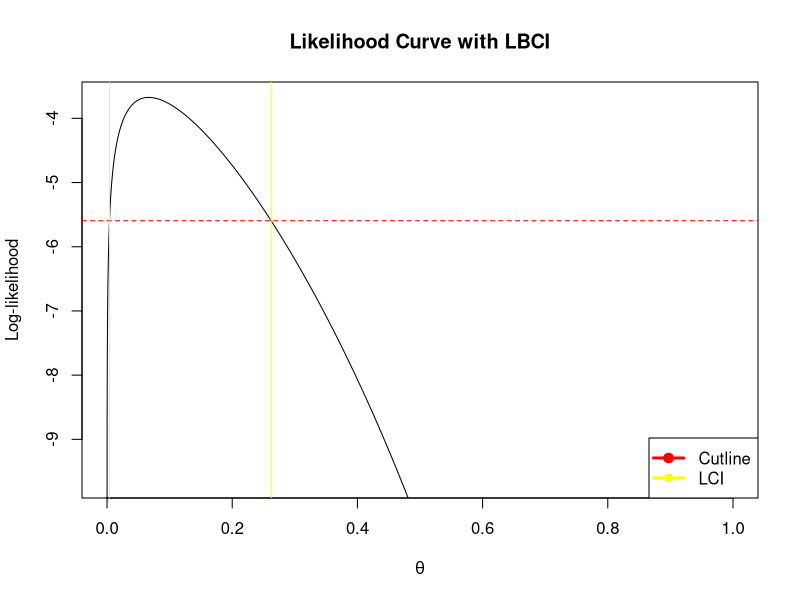

This figure's R source:
# Likelihood
binomLCI<-function(y, n, alf) {
  pihat <- y/n
  chisq <- qchisq(1 - alf, 1)
  num <- -y*log(y)-(n - y)*log(n - y) + n*log(n) + 0.5*chisq
  fn <- function(theta) y*log(theta) + (n - y)*log(1 -theta) + num
  solL <- uniroot(fn, c(0,pihat))$root
  solR <- uniroot(fn, c(pihat,1))$root
  sol <- cbind(solL, solR)
  sol
}
binomLCI(1, 15, 0.05)
#loglikelihood curve with confidence intervals 
y=1
n=15
thetahat<-y/n
chisq <- qchisq(1 -0.05, 1)
LLcurve<-function(theta){return(
  y*log(theta) + (n - y)*log(1 -theta)
)}
p<-seq(0,1,length=100000)
plot(p,LLcurve(p),xlab=expression(theta),ylab = "Log-likelihood",ylim=LLcurve(thetahat)+c(-6,0),type="l")
#curve(LL,from=0.0001,to=0.7,n=10000,xlab=expression(theta),ylab = "LL",ylim=LL(thetahat)+c(-6,0))
abline(h= LLcurve(thetahat)-0.5*chisq,lty="dashed",col='red')
abline(v=binomLCI(1, 15, 0.05),col="yellow",pch=c(10))
title("Likelihood Curve with LBCI")
legend("bottomright",legend = c("Cutline","LCI"),
       pch = c(19, 15),
       col = c("red", "yellow"),lwd = 3)
LLcurve(thetahat)
LLcurve(thetahat)-0.5*chisq

